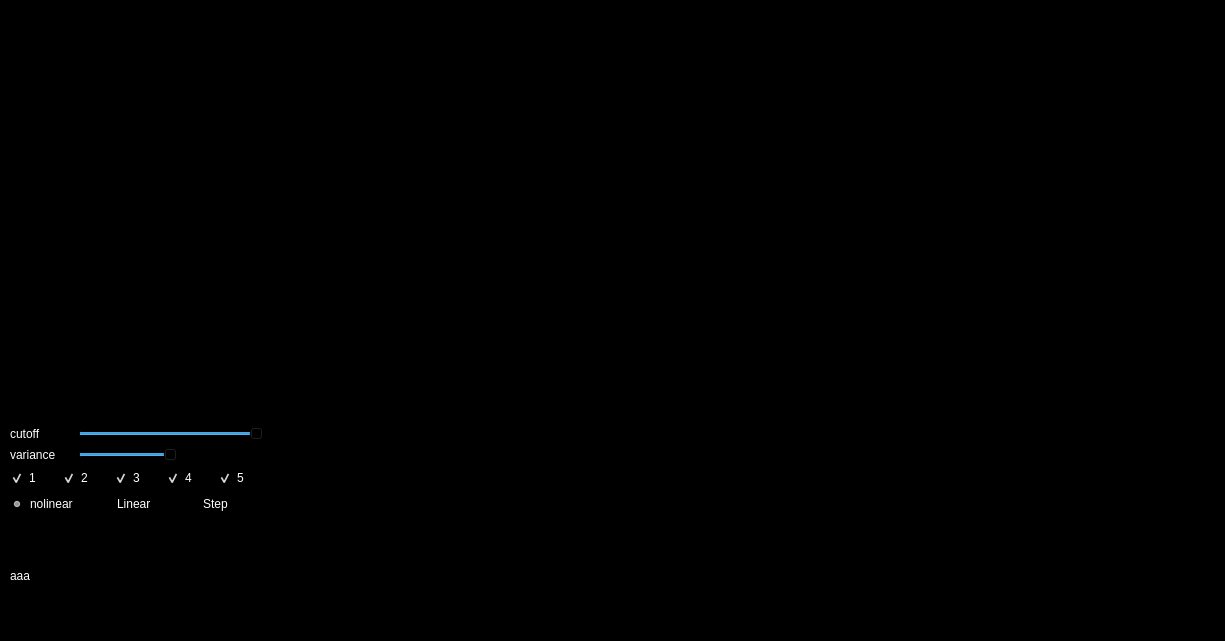
<?xml version="1.0" encoding="UTF-8"?>
<ui version="4.0">
 <class>Form</class>
 <widget class="QWidget" name="Form">
  <property name="geometry">
   <rect>
    <x>0</x>
    <y>0</y>
    <width>1225</width>
    <height>641</height>
   </rect>
  </property>
  <property name="windowTitle">
   <string>Recorder</string>
  </property>
  <property name="styleSheet">
   <string notr="true">background-color: rgb(0, 0, 0);</string>
  </property>
  <widget class="QWidget" name="horizontalLayoutWidget">
   <property name="geometry">
    <rect>
     <x>10</x>
     <y>10</y>
     <width>1211</width>
     <height>621</height>
    </rect>
   </property>
   <layout class="QHBoxLayout" name="horizontalLayout" stretch="12,16">
    <item>
     <layout class="QVBoxLayout" name="verticalLayout" stretch="2,1">
      <property name="sizeConstraint">
       <enum>QLayout::SetFixedSize</enum>
      </property>
      <item>
       <widget class="QGraphicsView" name="color_image"/>
      </item>
      <item>
       <layout class="QHBoxLayout" name="horizontalLayout_4">
        <item>
         <layout class="QVBoxLayout" name="verticalLayout_2" stretch="1,1,1,0,2">
          <item>
           <layout class="QHBoxLayout" name="horizontalLayout_3" stretch="2,6">
            <item>
             <widget class="QLabel" name="width_label">
              <property name="styleSheet">
               <string notr="true">color: rgb(255, 255, 255);
font: 25 9pt &quot;Noto Sans JP Light&quot;;</string>
              </property>
              <property name="text">
               <string>cutoff    </string>
              </property>
              <property name="margin">
               <number>4</number>
              </property>
             </widget>
            </item>
            <item>
             <widget class="QSlider" name="cutoff_slider">
              <property name="minimum">
               <number>1</number>
              </property>
              <property name="maximum">
               <number>150</number>
              </property>
              <property name="value">
               <number>150</number>
              </property>
              <property name="orientation">
               <enum>Qt::Horizontal</enum>
              </property>
             </widget>
            </item>
           </layout>
          </item>
          <item>
           <layout class="QHBoxLayout" name="horizontalLayout_5" stretch="2,6">
            <item>
             <widget class="QLabel" name="width_label_2">
              <property name="styleSheet">
               <string notr="true">color: rgb(255, 255, 255);
font: 25 9pt &quot;Noto Sans JP Light&quot;;</string>
              </property>
              <property name="text">
               <string>variance</string>
              </property>
              <property name="margin">
               <number>4</number>
              </property>
             </widget>
            </item>
            <item>
             <widget class="QSlider" name="variance_slider">
              <property name="minimum">
               <number>1</number>
              </property>
              <property name="maximum">
               <number>200</number>
              </property>
              <property name="value">
               <number>100</number>
              </property>
              <property name="orientation">
               <enum>Qt::Horizontal</enum>
              </property>
             </widget>
            </item>
           </layout>
          </item>
          <item>
           <layout class="QHBoxLayout" name="horizontalLayout_2">
            <item>
             <widget class="QCheckBox" name="checkBox_1">
              <property name="styleSheet">
               <string notr="true">color: rgb(255, 255, 255);
font: 63 9pt &quot;Noto Sans JP SemiBold&quot;;</string>
              </property>
              <property name="text">
               <string>1</string>
              </property>
              <property name="checked">
               <bool>true</bool>
              </property>
             </widget>
            </item>
            <item>
             <widget class="QCheckBox" name="checkBox_2">
              <property name="styleSheet">
               <string notr="true">color: rgb(255, 255, 255);
font: 63 9pt &quot;Noto Sans JP SemiBold&quot;;</string>
              </property>
              <property name="text">
               <string>2</string>
              </property>
              <property name="checked">
               <bool>true</bool>
              </property>
             </widget>
            </item>
            <item>
             <widget class="QCheckBox" name="checkBox_3">
              <property name="styleSheet">
               <string notr="true">color: rgb(255, 255, 255);
font: 63 9pt &quot;Noto Sans JP SemiBold&quot;;</string>
              </property>
              <property name="text">
               <string>3</string>
              </property>
              <property name="checked">
               <bool>true</bool>
              </property>
             </widget>
            </item>
            <item>
             <widget class="QCheckBox" name="checkBox_4">
              <property name="styleSheet">
               <string notr="true">color: rgb(255, 255, 255);
font: 63 9pt &quot;Noto Sans JP SemiBold&quot;;</string>
              </property>
              <property name="text">
               <string>4</string>
              </property>
              <property name="checked">
               <bool>true</bool>
              </property>
             </widget>
            </item>
            <item>
             <widget class="QCheckBox" name="checkBox_5">
              <property name="styleSheet">
               <string notr="true">color: rgb(255, 255, 255);
font: 63 9pt &quot;Noto Sans JP SemiBold&quot;;</string>
              </property>
              <property name="text">
               <string>5</string>
              </property>
              <property name="checked">
               <bool>true</bool>
              </property>
             </widget>
            </item>
           </layout>
          </item>
          <item>
           <layout class="QHBoxLayout" name="horizontalLayout_6">
            <item>
             <widget class="QRadioButton" name="radioButton_Nolinear">
              <property name="styleSheet">
               <string notr="true">color: rgb(255, 255, 255);
font: 63 9pt &quot;Noto Sans JP SemiBold&quot;;</string>
              </property>
              <property name="text">
               <string>nolinear</string>
              </property>
              <property name="checked">
               <bool>true</bool>
              </property>
              <attribute name="buttonGroup">
               <string notr="true">buttonGroup</string>
              </attribute>
             </widget>
            </item>
            <item>
             <widget class="QRadioButton" name="radioButton_Linear">
              <property name="styleSheet">
               <string notr="true">color: rgb(255, 255, 255);
font: 63 9pt &quot;Noto Sans JP SemiBold&quot;;</string>
              </property>
              <property name="text">
               <string>Linear</string>
              </property>
              <attribute name="buttonGroup">
               <string notr="true">buttonGroup</string>
              </attribute>
             </widget>
            </item>
            <item>
             <widget class="QRadioButton" name="radioButton_Step">
              <property name="styleSheet">
               <string notr="true">color: rgb(255, 255, 255);
font: 63 9pt &quot;Noto Sans JP SemiBold&quot;;</string>
              </property>
              <property name="text">
               <string>Step</string>
              </property>
              <attribute name="buttonGroup">
               <string notr="true">buttonGroup</string>
              </attribute>
             </widget>
            </item>
           </layout>
          </item>
          <item>
           <widget class="QLabel" name="Info">
            <property name="styleSheet">
             <string notr="true">color: rgb(255, 255, 255);
font: 25 12pt &quot;Noto Sans JP Light&quot;;</string>
            </property>
            <property name="text">
             <string>aaa</string>
            </property>
            <property name="margin">
             <number>5</number>
            </property>
           </widget>
          </item>
         </layout>
        </item>
        <item>
         <widget class="QGraphicsView" name="depth_map"/>
        </item>
       </layout>
      </item>
     </layout>
    </item>
    <item>
     <layout class="QVBoxLayout" name="verticalLayout_3" stretch="0,0,0">
      <item>
       <widget class="GraphicsLayoutWidget" name="graph1_1"/>
      </item>
      <item>
       <widget class="GraphicsLayoutWidget" name="graph1_2"/>
      </item>
      <item>
       <widget class="GraphicsLayoutWidget" name="graph1_3"/>
      </item>
     </layout>
    </item>
   </layout>
  </widget>
 </widget>
 <customwidgets>
  <customwidget>
   <class>GraphicsLayoutWidget</class>
   <extends>QGraphicsView</extends>
   <header location="global">pyqtgraph</header>
  </customwidget>
 </customwidgets>
 <resources/>
 <connections/>
 <buttongroups>
  <buttongroup name="buttonGroup"/>
 </buttongroups>
</ui>
